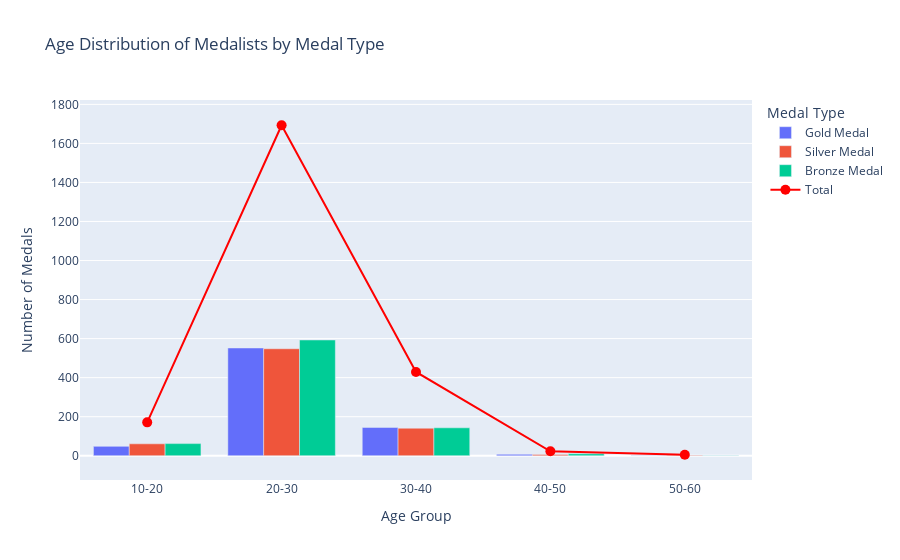

Source (notebook cell):
### Code cell
# Group by age ranges
athlete_medals_df['age_group'] = pd.cut(
    athlete_medals_df['age'], bins=[10, 20, 30, 40, 50, 60],
    labels=['10-20', '20-30', '30-40', '40-50', '50-60'], include_lowest=True
)
age_medal_count = athlete_medals_df.groupby(['age_group', 'medal_type'], as_index=False).size()
age_medal_pivot = age_medal_count.pivot(index='age_group', columns='medal_type', values='size').fillna(0)
age_medal_pivot['Total'] = age_medal_pivot.sum(axis=1)

# Create figure
fig_age = go.Figure()

# Add clustered columns for each medal type
for medal_type in ['Gold Medal', 'Silver Medal', 'Bronze Medal']:
    fig_age.add_trace(go.Bar(
        x=age_medal_pivot.index,
        y=age_medal_pivot[medal_type],
        name=medal_type
    ))

# Add line for total medals
fig_age.add_trace(go.Scatter(
    x=age_medal_pivot.index,
    y=age_medal_pivot['Total'],
    name='Total',
    mode='lines+markers',
    line=dict(color='red', width=2),
    marker=dict(size=10)
))

# Update layout
fig_age.update_layout(
    title="Age Distribution of Medalists by Medal Type",
    xaxis_title="Age Group",
    yaxis_title="Number of Medals",
    barmode='group',
    legend_title="Medal Type",
    template='plotly'
)

fig_age.show()

### Figure 1 — Plotly figure (JSON) as saved in the notebook; plotly's stock layout.template omitted (floating-point values rounded to 4 significant figures)
{"data": [{"name": "Gold Medal", "type": "bar", "x": ["10-20", "20-30", "30-40", "40-50", "50-60"], "y": [48, 552, 145, 7, 1]}, {"name": "Silver Medal", "type": "bar", "x": ["10-20", "20-30", "30-40", "40-50", "50-60"], "y": [61, 548, 141, 6, 3]}, {"name": "Bronze Medal", "type": "bar", "x": ["10-20", "20-30", "30-40", "40-50", "50-60"], "y": [62, 593, 143, 10, 1]}, {"line": {"color": "red", "width": 2}, "marker": {"size": 10}, "mode": "lines+markers", "name": "Total", "type": "scatter", "x": ["10-20", "20-30", "30-40", "40-50", "50-60"], "y": [171, 1693, 429, 23, 5]}], "layout": {"barmode": "group", "legend": {"title": {"text": "Medal Type"}}, "title": {"text": "Age Distribution of Medalists by Medal Type"}, "xaxis": {"title": {"text": "Age Group"}}, "yaxis": {"title": {"text": "Number of Medals"}}}}
